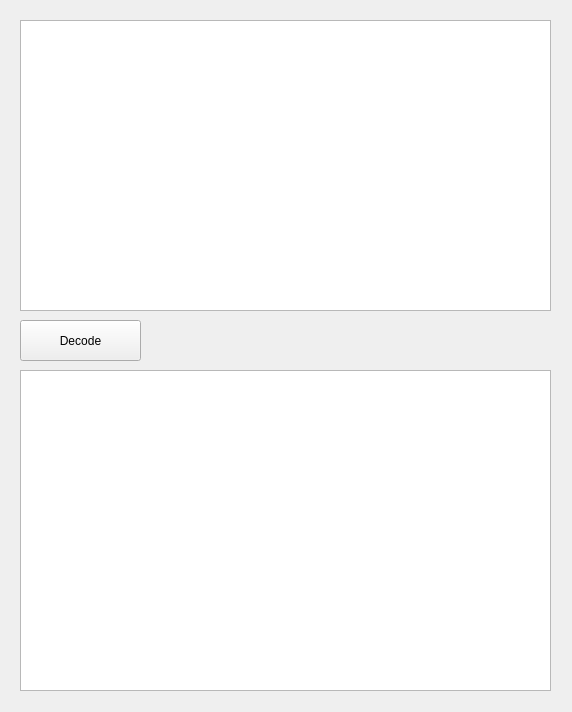
<?xml version="1.0" encoding="UTF-8"?>
<ui version="4.0">
 <class>Widget</class>
 <widget class="QWidget" name="Widget">
  <property name="geometry">
   <rect>
    <x>0</x>
    <y>0</y>
    <width>572</width>
    <height>712</height>
   </rect>
  </property>
  <property name="sizePolicy">
   <sizepolicy hsizetype="Preferred" vsizetype="Preferred">
    <horstretch>0</horstretch>
    <verstretch>0</verstretch>
   </sizepolicy>
  </property>
  <property name="minimumSize">
   <size>
    <width>572</width>
    <height>712</height>
   </size>
  </property>
  <property name="maximumSize">
   <size>
    <width>572</width>
    <height>712</height>
   </size>
  </property>
  <property name="windowTitle">
   <string>XTEA Decoder</string>
  </property>
  <widget class="QPlainTextEdit" name="input">
   <property name="geometry">
    <rect>
     <x>20</x>
     <y>20</y>
     <width>531</width>
     <height>291</height>
    </rect>
   </property>
  </widget>
  <widget class="QPushButton" name="decodeButton">
   <property name="geometry">
    <rect>
     <x>20</x>
     <y>320</y>
     <width>121</width>
     <height>41</height>
    </rect>
   </property>
   <property name="text">
    <string>Decode</string>
   </property>
  </widget>
  <widget class="QTextEdit" name="result">
   <property name="geometry">
    <rect>
     <x>20</x>
     <y>370</y>
     <width>531</width>
     <height>321</height>
    </rect>
   </property>
   <property name="readOnly">
    <bool>true</bool>
   </property>
  </widget>
 </widget>
 <layoutdefault spacing="6" margin="11"/>
 <resources/>
 <connections/>
</ui>
